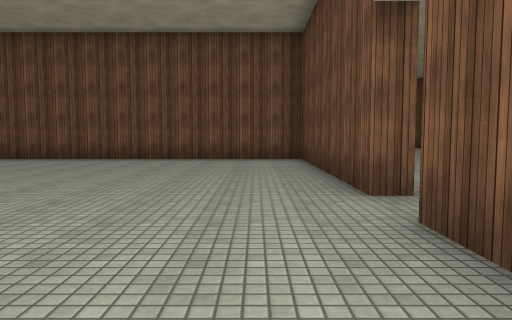
view 1 (above)

17 first-person views from a walk through a scene from a Unity 3-D project. The camera is 1.3 m above the floor, tilts 4° down and sees 70° across. The floor is counted in squares, 2 m on a side. Each view is taken from the middle of a square. On the plan, view 1 faces up. The plan holds only what a view shows up to about 11 squares ahead; the rest is blank. Surface patterns are stand-ins for the level's own textures.

view 2
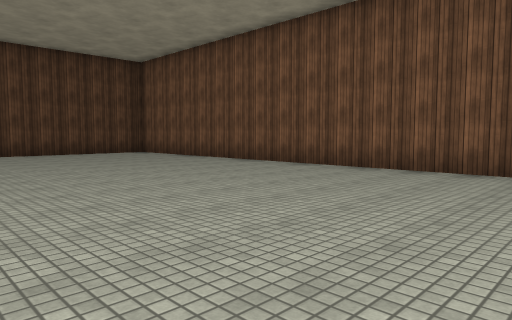

view 3
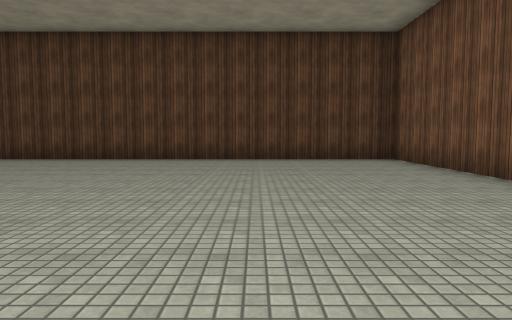

view 4
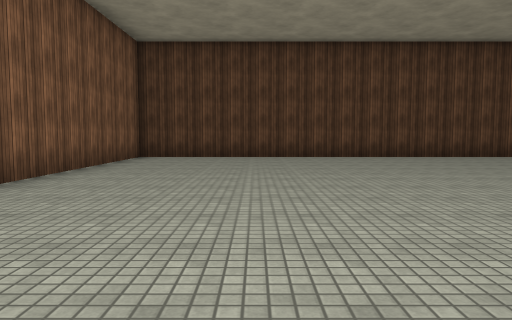

view 5
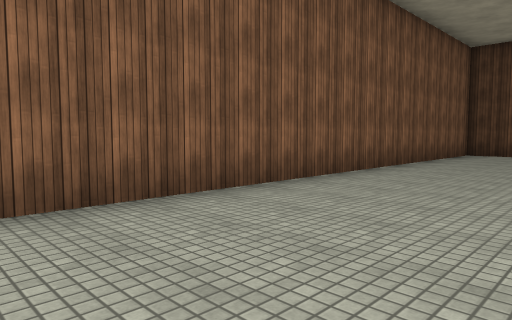

view 6
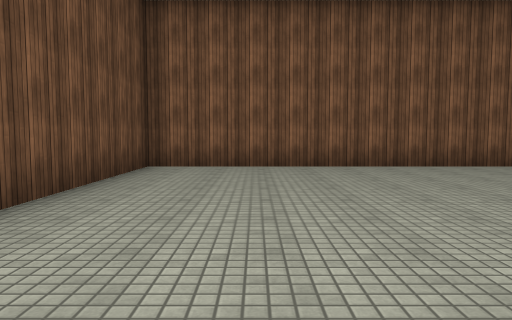

view 7
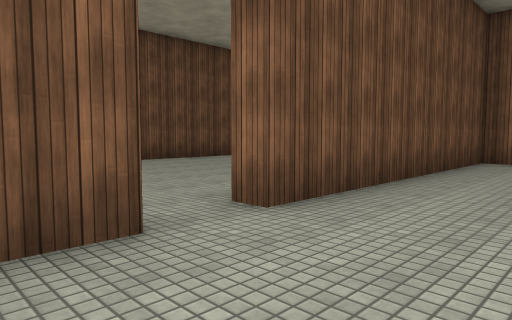

view 8
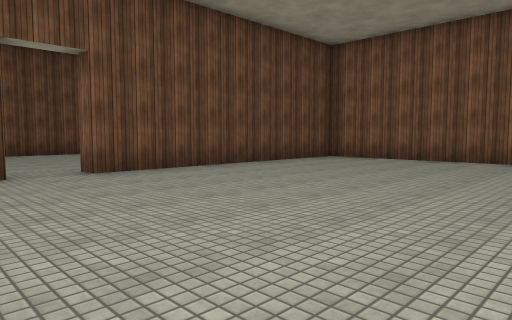

view 9
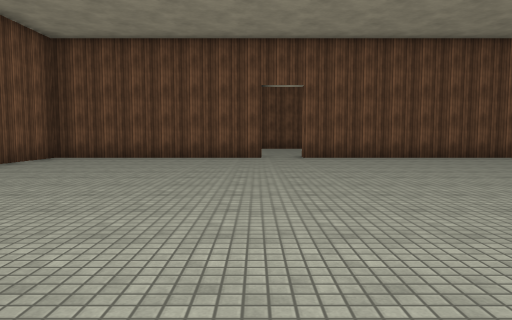

view 10
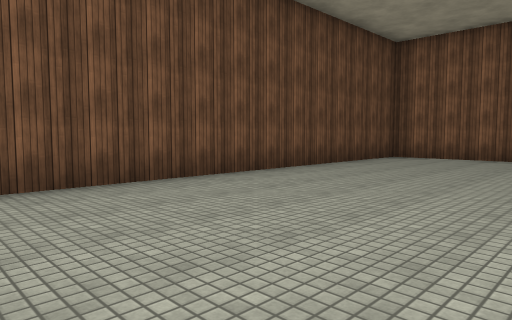

view 11
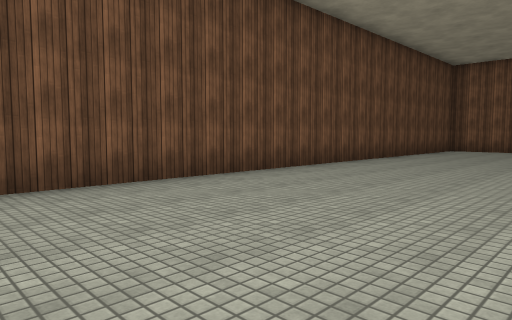

view 12
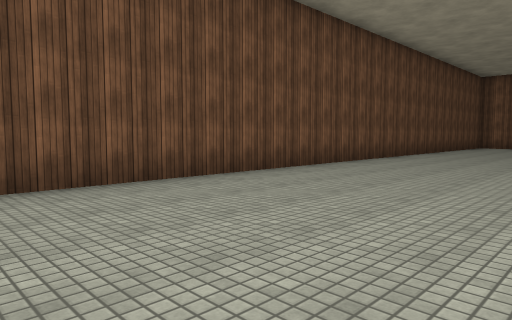

view 13
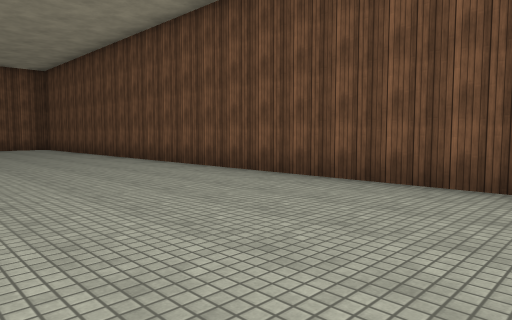

view 14
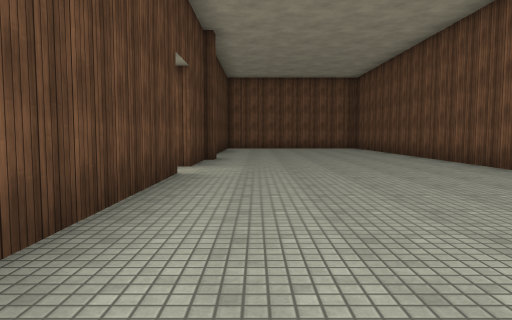

view 15
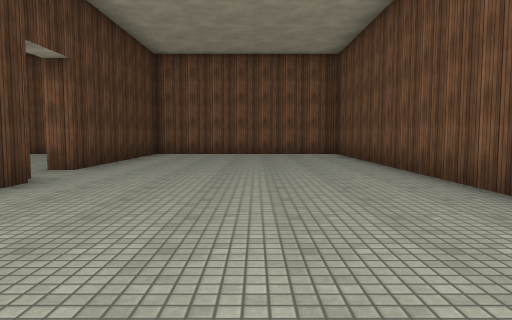

view 16
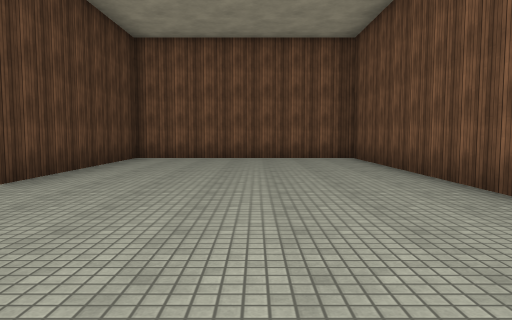

view 17
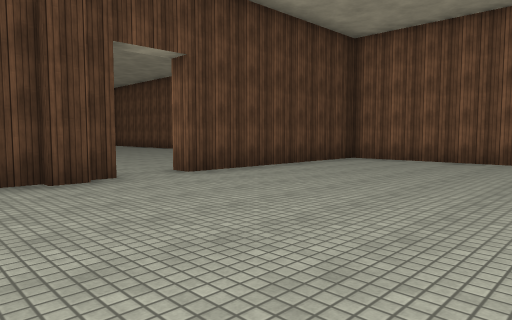

### Floor plan
Ten units are one square. View 1 is at (0, 0); x grows to the right and y downward. Boxes are objects, and circles mark ways between rooms. Rooms are numbered by the first view taken in them; rooms with no view inside come last. Other rooms are left out.
<svg viewBox="-141 -276 223 325">
<path fill="none" stroke="#000" d="M12 -39 12 -96 -136 -96 -136 44 12 44 12 -27M17 -161 17 -118M17 -195 17 -172M19 -200 19 -194M18 -39 12 -39M17 -204 17 -199M12 -27 18 -27M48 44 77 44 77 -271 17 -271 17 -217"/>
<circle cx="20" cy="-30" r="3" fill="#2a7"/>
<text x="-60" y="-30">1</text>
<text x="50" y="-120">2</text>
</svg>
Room 1 opens to room 2.

Where each view was taken, in squares from view 1:
view 1: 0 up, 0 right, facing up
view 2: 3 up, 1 left, facing up-left
view 3: 6 up, 4 left, facing left
view 4: 1 down, 3 left, facing left
view 5: 1 down, 1 left, facing down-left
view 6: 3 up, 1 left, facing down
view 7: 5 up, 1 left, facing down-right
view 8: 5 up, 5 left, facing down-right
view 9: 4 up, 9 left, facing right
view 10: 6 up, 3 right, facing down-right
view 11: 11 up, 3 right, facing down-right
view 12: 15 up, 3 right, facing down-right
view 13: 10 up, 3 right, facing up-right
view 14: 10 up, 3 right, facing up
view 15: 15 up, 5 right, facing up
view 16: 17 up, 5 right, facing up
view 17: 18 up, 7 right, facing up-left
